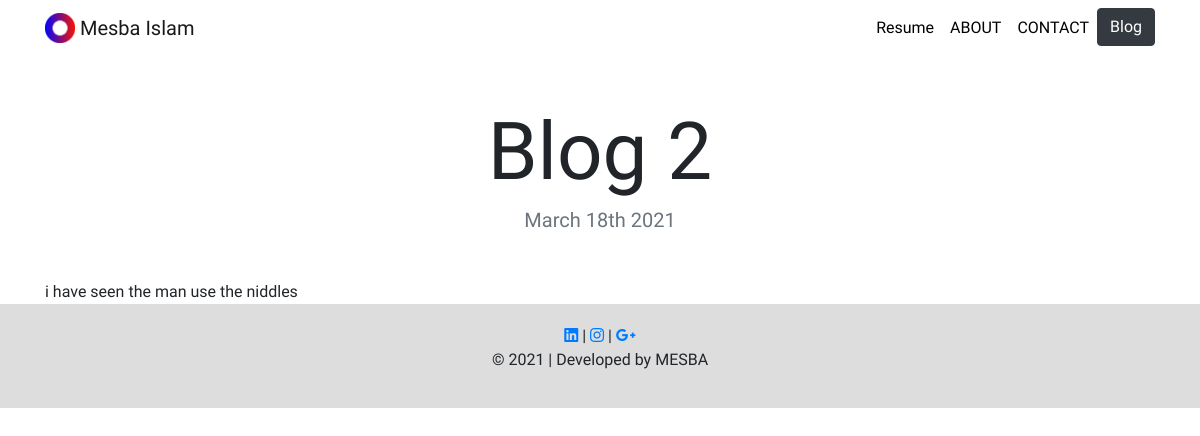
The app's page /blog/2/ with its own data.
### blog/models.py (models this page shows, shortened)
class Blog(models.Model):
    title = models.CharField(max_length=200)
    description = models.TextField()
    date = models.DateField()

### blog/views.py (the view)
# urls.py: path('<int:blog_id>/',views.detail, name='detail'),
def detail(request, blog_id):
    blog = get_object_or_404(Blog, pk=blog_id)
    return render(request, 'blog/detail.html',{'blog':blog})

### blog/templates/blog/detail.html
{% extends "projects/navtemp.html" %}
{% load static %}
{% block content %}
<h1 class="text-center mt-5" id="blogdetailtitle">{{ blog.title }}</h1>
<h5 class="text-center text-muted mb-5">{{ blog.date|date:'F jS Y' }}</h5>
{{ blog.description|safe }}
{% endblock %}

### projects/static/projects/custom.css (style rules this page uses)
body { font-family: 'Fira Sans', sans-serif; height: 100%; }
@media (min-width: 992px) { #blogdetailtitle { font-size: 5rem; } }

### records on screen
Blog: title "Blog 2", date "March 18th 2021", description "i have seen the man use the niddles"
